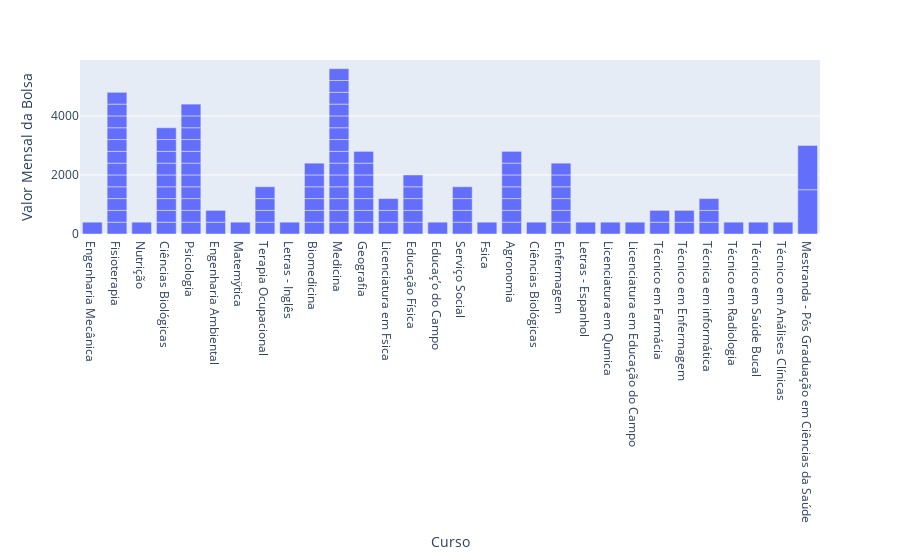

The cell this chart's notebook holds for it:
### Code cell
fig = px.bar(importa_df, x = "Curso", y = 'Valor Mensal da Bolsa')
fig.show()

### Figure 1 — Plotly figure (JSON) as saved in the notebook; plotly's stock layout.template omitted (floating-point values rounded to 4 significant figures)
{"data": [{"alignmentgroup": "True", "hovertemplate": "Curso=%{x}<br>Valor Mensal da Bolsa=%{y}<extra></extra>", "legendgroup": "", "marker": {"color": "#636efa"}, "name": "", "offsetgroup": "", "orientation": "v", "showlegend": false, "textposition": "auto", "type": "bar", "x": ["Engenharia Mecânica", "Fisioterapia", "Nutrição", "Ciências Biológicas", "Psicologia", "Engenharia Ambiental", "Matemÿtica", "Terapia Ocupacional", "Letras - Inglês", "Biomedicina", "Medicina", "Psicologia", "Medicina", "Geografia", "Fisioterapia", "Licenciatura em Fsica", "Medicina", "Biomedicina", "Ciências Biológicas", "Psicologia", "Geografia", "Educação Física", "Medicina", "Educação Física", "Fisioterapia", "Medicina", "Educaç’o do Campo", "Serviço Social", "Psicologia", "Fisioterapia", "Terapia Ocupacional", "Fisioterapia", "Fsica", "Agronomia", "Ciências Biológicas", "Psicologia", "Geografia", "Fisioterapia", "Agronomia", "Medicina", "Psicologia", "Agronomia", "Biomedicina", "Agronomia", "Ciências Biológicas ", "Enfermagem", "Geografia", "Engenharia Ambiental", "Letras - Espanhol", "Enfermagem", "Ciências Biológicas", "Medicina", "Enfermagem", "Fisioterapia", "Ciências Biológicas", "Psicologia", "Ciências Biológicas", "Licenciatura em Fsica", "Ciências Biológicas", "Educação Física", "Licenciatura em Fsica", "Ciências Biológicas", "Ciências Biológicas", "Psicologia", "Fisioterapia", "Fisioterapia", "Medicina", "Agronomia", "Medicina", "Fisioterapia", "Agronomia", "Psicologia", "Serviço Social", "Biomedicina", "Serviço Social", "Biomedicina", "Educação Física", "Educação Física", "Medicina", "Serviço Social", "Agronomia", "Licenciatura em Qumica", "Enfermagem", "Psicologia", "Geografia", "Terapia Ocupacional", "Geografia", "Medicina", "Licenciatura em Educação do Campo", "Terapia Ocupacional", "Fisioterapia", "Técnico em Farmácia", "Técnico em Farmácia", "Técnico em Enfermagem", "Técnica em informática", "Técnico em Radiologia", "Técnico em Saúde Bucal", "Técnica em informática", "Técnica em informática", "Técnico em Análises Clínicas", "Técnico em Enfermagem", "Fisioterapia", "Geografia", "Medicina", "Enfermagem", "Enfermagem", "Psicologia", "Biomedicina", "Medicina", "Medicina", "Mestranda - Pós Graduação em Ciências da Saúde", "Mestranda - Pós Graduação em Ciências da Saúde"], "xaxis": "x", "y": [400, 400, 400, 400, 400, 400, 400, 400, 400, 400, 400, 400, 400, 400, 400, 400, 400, 400, 400, 400, 400, 400, 400, 400, 400, 400, 400, 400, 400, 400, 400, 400, 400, 400, 400, 400, 400, 400, 400, 400, 400, 400, 400, 400, 400, 400, 400, 400, 400, 400, 400, 400, 400, 400, 400, 400, 400, 400, 400, 400, 400, 400, 400, 400, 400, 400, 400, 400, 400, 400, 400, 400, 400, 400, 400, 400, 400, 400, 400, 400, 400, 400, 400, 400, 400, 400, 400, 400, 400, 400, 400, 400, 400, 400, 400, 400, 400, 400, 400, 400, 400, 400, 400, 400, 400, 400, 400, 400, 400, 400, 1500, 1500], "yaxis": "y"}], "layout": {"barmode": "relative", "legend": {"tracegroupgap": 0}, "margin": {"t": 60}, "xaxis": {"anchor": "y", "domain": [0, 1], "title": {"text": "Curso"}}, "yaxis": {"anchor": "x", "domain": [0, 1], "title": {"text": "Valor Mensal da Bolsa"}}}}
